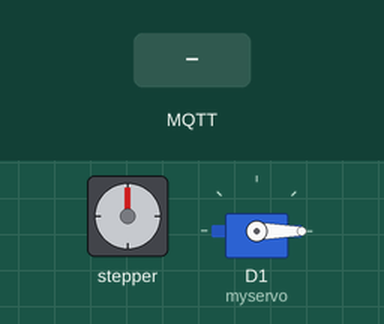
A sketch run on a simulated ESP8266 (NodeMCU). Parts: stepper motor, servo. Wiring (inferred from the names in the program): stepper motor driver (200 steps per turn assumed): step D5; direction D6; enable D8. The inputs (shaded band) are chosen by the test bench. WiFi joins after 1.5 s; servers stay silent unless stated; no MQTT or app messages arrive unless stated; what the sketch prints to the serial monitor is not drawn.

Above: at 2.8 s.
2.9 s: MQTT message "evolve" arrives on the first subscribed topic
At 3.7 s:
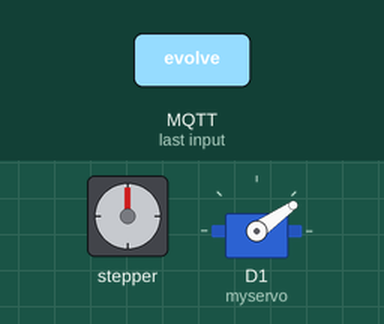
4.4 s: MQTT message "Into1" arrives on the first subscribed topic
At 6.8 s:
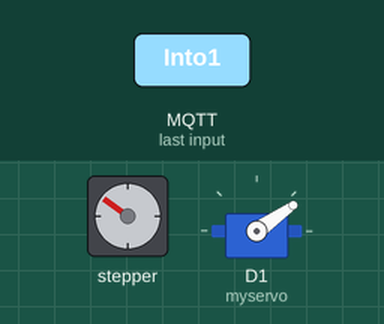
7.4 s: MQTT message "Into5" arrives on the first subscribed topic
At 9.9 s:
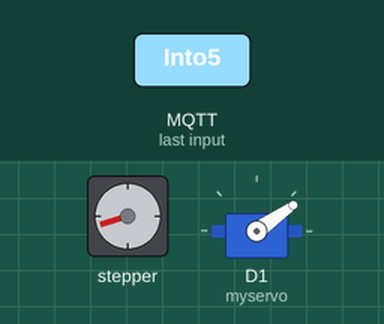
10.3 s: MQTT message "Into2" arrives on the first subscribed topic
At 11.7 s:
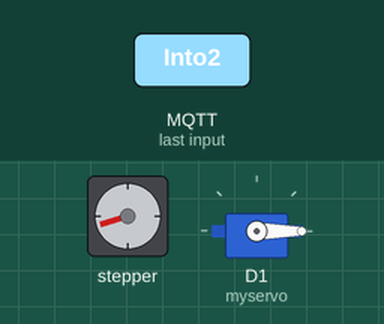
16.3 s: MQTT message "Into6" arrives on the first subscribed topic
22.3 s: MQTT message "Into7" arrives on the first subscribed topic
Timing chart, 0 to 30.5 s (numbered marks = the images above; inputs shaded):
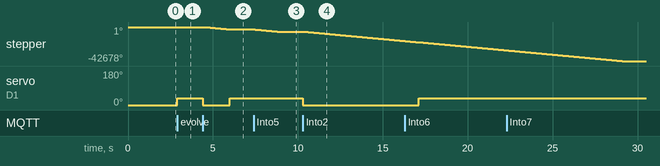

The sketch:

MCU3.ino
```cpp
#include <Stepper.h>
#include <PubSubClient.h>
#include <ESP8266WiFi.h>
#include <DNSServer.h>
#include <ESP8266WebServer.h>
#include <WiFiManager.h>
#include <TridentTD_LineNotify.h>
#include <Servo.h>

//เชื่อต่อ Wifi
    char ssid1[] = "AofECS";
    char pass1[] = "AAAaaa52";

// Config MQTT Server
    #define mqtt_server "tailor.cloudmqtt.com"
    #define mqtt_port  16253
    #define mqtt_user "ibpdvqkv"
    #define mqtt_password "rlFXvQvk-AB0"

// Config ToKen line
    String LINE_TOKEN = "qHnz9dkx5bWWC73oHGiBkqki8dWz72mBypGvza0VBeb";

//กำหนด ouput ให้หลอดไฟ

    String a;
    int o;
    int inter=0;
    int i; //กำหนดตำแหน่งแกน Y
    int j; //กำหนดตำแหน่งแกน X
    int k; //กำหนดตำแหน่งแกน Z
    int Cal;
    int axisX=0;
    int axisY=0;
    int StoreJ;
    int StoreI;

//กำหนดตำแหน่งปลูก
    int floor1[5][2]={{0,0},{1850,0},{2700,0},{3550,0},{4200,0}};
    int floor2[5][2]={{0,3700},{860,3700},{1750,3700},{2870,3700},{3870,3700}};
    int floor3[5][2]={{0,7680},{875,7680},{1850,7680},{2850,7680},{3870,7680}};
    int effect[6]={1630,7400,600,5650,5400,300};
//Set ตำแหน่งปลูก
    int AA=2,AB=2,AC=2,AD=2,AE=2,AF=2,AG=2,AH=2;
    int BA=2,BB=2,BC=2,BD=2,BE=2,BF=2,BG=2,BH=2;
//Set ช่องว่างชั้นปลูก(ถาดเพาะ)

    const int stepPinZ = D5;
    const int dirPinZ = D6;
    const int enPinZ = D8;


//กำหนด client
    WiFiClient espClient;
    PubSubClient client(espClient);
    Servo myservo;


void setup() {
     ESP.wdtDisable();
     ESP.wdtEnable(WDTO_8S);
    myservo.attach(D1);
    tong();
// กำหนด Line Token
     LINE.setToken(LINE_TOKEN);


 // กำหนด motor
    pinMode(stepPinZ,OUTPUT);
    pinMode(dirPinZ,OUTPUT);

    pinMode(enPinZ,OUTPUT);
    digitalWrite(enPinZ,LOW);

// เชื่อต่อไวไฟ

      WiFi.begin(ssid1, pass1);
      while (WiFi.status() != WL_CONNECTED) {
        delay(500);
        Serial.print(".");
        }
       Serial.println("");
       Serial.println("WiFi connected");
       Serial.println("IP address: ");
       Serial.println(WiFi.localIP());
       client.setServer(mqtt_server, mqtt_port);
       client.setCallback(callback);
       }


void loop(){
//เชื่อต่อ MQTT
   if (!client.connected()) {
      Serial.print("Attempting MQTT connection...");
      if (client.connect("ESP8266Client3", mqtt_user, mqtt_password)) {
        Serial.println("connected");
        } else
        {
           Serial.print("failed, rc=");
           Serial.print(client.state());
           Serial.println(" try again in 5 seconds");
           delay(500);
           inter=0;
           return;
              }
   } else {
    client.subscribe("/led");
    if(inter==0){
    LINE.notify("อุปกรณ์ตัวที่3ของท่านเชื่อต่ออินเตอร์เน็ตแล้ว");
    inter=1;
    }
   }
 ////////////////////////////////////////////////////////////////////////////////////////////////////////////////////////////////////////////////////

////////////////////////////////////////////////////////////////////////////////////////////////////////////////////////////////////////////////////

        client.loop();
      }


void callback(char* topic, byte* massage, unsigned int length) {
      Serial.print("Message arrived [");
      Serial.print(topic);
      Serial.print("] ");
      String ms = "";
      int o = 0;
//เลือกคำทีส่งมา
 while (o < length) ms += (char)massage[o++];
       Serial.println(ms);
       if(ms =="evolve"){
          evolve();
      }
      else if(ms =="Into1"){
          k=effect[0];
          tong();
          Into();
          evolve();

      }
      else if(ms =="Into2"){
          k=effect[1];
          tong();
          Into();
          evolve();

      }
        else if(ms =="Into3"){
          k=effect[3];
          tong();
          Into();
          evolve();

      }
        else if(ms =="Into4"){
          k=effect[4];
          tong();
          Into();
          evolve();

      }
           else if(ms =="Into5"){
          k=effect[0];
          Into();

      }
           else if(ms =="Into6"){
          k=effect[1];
          Into();

      }
           else if(ms =="Into7"){
          k=effect[3];
          Into();

      }
           else if(ms =="Into8"){
          k=effect[4];
          Into();

      }

      else if(ms =="Out1"){
          k=effect[0];
          delay(100);
          Out();


      }
      else if(ms =="Out2"){
          k=effect[1];
          delay(100);
          Out();


      }
      else if(ms =="Out3"){
          k=effect[3];
          delay(100);
          Out();


      }
      else if(ms =="Out4"){
          k=effect[4];
          delay(100);
          Out();


      }
      else if(ms =="Out5"){
          tong();
          k=effect[0];
          Out();


      }
      else if(ms =="Out6"){
          tong();
          k=effect[1];
          Out();


      }
      else if(ms =="Out7"){
          tong();
          k=effect[3];
          Out();


      }
      else if(ms =="Out8"){
          tong();
          k=effect[4];
          Out();


      }
}


//////////////////////////////////////////////////////////////////////////////////////////////////////////////////////////////////////////////////////////////////////
//ขยับเข้า
void Into(){
        digitalWrite(dirPinZ,LOW);
        for(int x = 0; x < k; x++) {
          ESP.wdtDisable();
              digitalWrite(stepPinZ,HIGH);
              delayMicroseconds(450);
              digitalWrite(stepPinZ,LOW);
              delayMicroseconds(450);
            }
            delay(10);
            ESP.wdtEnable(WDTO_8S);
}

//////////////////////////////////////////////////////////////////////////////////////////////////////////////////////////////////////////////////////////////////////
//ขยับออก
void Out(){
        digitalWrite(dirPinZ,HIGH);
        for(int x = 0; x < k; x++) {
               ESP.wdtDisable();
              digitalWrite(stepPinZ,HIGH);
              delayMicroseconds(450);
              digitalWrite(stepPinZ,LOW);
              delayMicroseconds(450);
            }
            delay(10);
              ESP.wdtEnable(WDTO_8S);
}

//////////////////////////////////////////////////////////////////////////////////////////////////////////////////////////////////////////////////////////////////////
void tong(){
  myservo.write(-30);
  delay(100);
}
//////////////////////////////////////////////////////////////////////////////////////////////////////////////////////////////////////////////////////////////////////
void evolve(){
  myservo.write(35);
  delay(100);
}
/////////////////////////////////////////////////////////////////////////////////////////////////////////////////////////////////////////////////////////////////////
```

Measured:
- after the input at 2.9 s, servo on D1 (myservo): 0° → 35° at once
- after the input at 4.4 s, stepper: turns 2934° counter-clockwise in 1.5 s, starting after 0.10 s; servo on D1 (myservo): 35° → 0° at once, → 35° 1.6 s later
- after the input at 7.4 s, stepper: turns 2934° counter-clockwise in 1.5 s, starting at once
- after the input at 10.3 s, stepper: keeps turning counter-clockwise at about 1983°/s, starting after 0.10 s; servo on D1 (myservo): 35° → 0° at once
